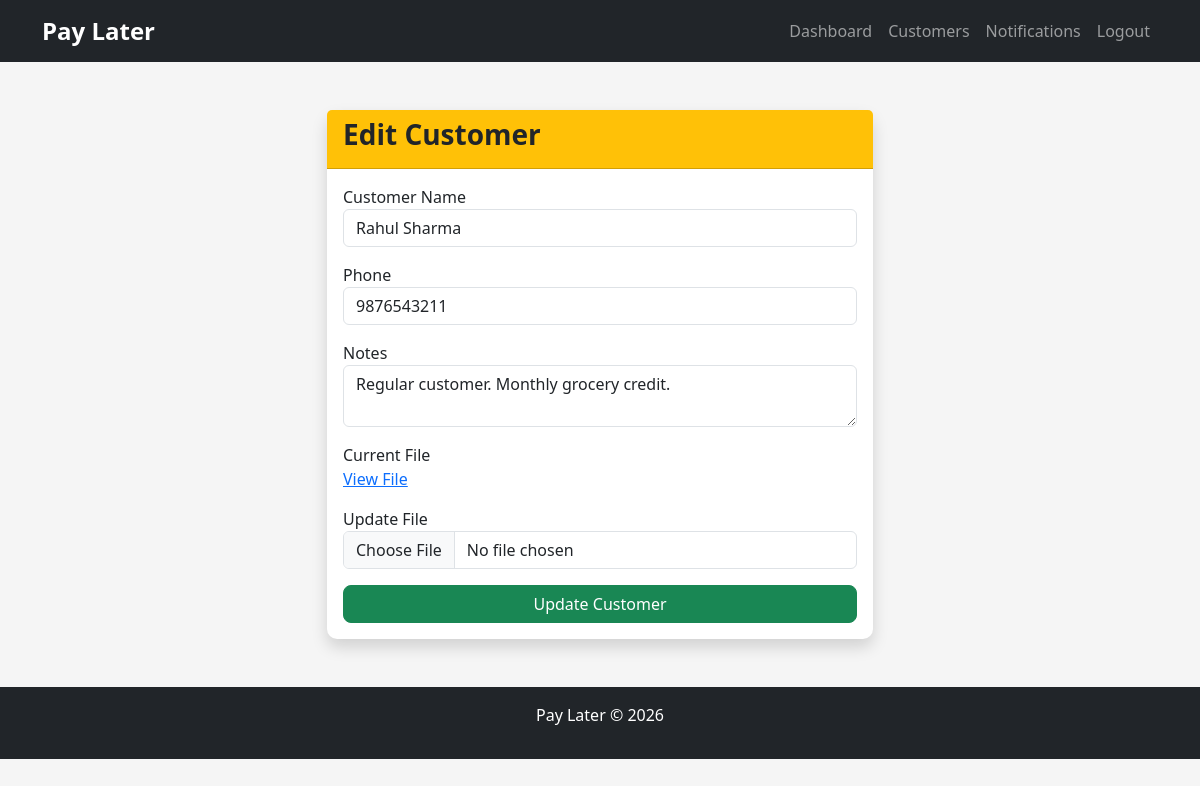
Screenshot of /edit-customer/1/ (signed in) with the database file from the repository.
### core/models.py (models this page shows, shortened)
class Customer(models.Model):
    merchant = models.ForeignKey(Merchant, on_delete=models.CASCADE)
    customer_name = models.CharField(max_length=150)
    phone = models.CharField(max_length=15)
    notes = models.TextField(blank=True, null=True)
    file = models.FileField(upload_to='customers/', blank=True, null=True)

### core/views.py (the view, shortened to what this page needs)
# urls.py: path('edit-customer/<int:id>/',views.edit_customer),
def edit_customer(request, id):
    merchant_id = request.session.get('merchant_id')
    if not merchant_id:
        return redirect('/login/')
    customer = Customer.objects.get(id=id)
    return render(request,
    'merchant/edit_customer.html',
    {'customer': customer})

### templates/merchant/edit_customer.html (shortened to what this page needs)
{% extends 'base.html' %}
{% block content %}
<div class="row justify-content-center">
    <div class="col-md-6">
        <div class="card shadow">
            <div class="card-header bg-warning">
                <h3>Edit Customer</h3>
            </div>
            <div class="card-body">
                <form method="POST"
                enctype="multipart/form-data">
                    <div class="mb-3">
                        <label>Customer Name</label>
                        <input type="text"
                        name="customer_name"
                        value="{{ customer.customer_name }}"
                        class="form-control"
                        required>
                    </div>
                    <div class="mb-3">
                        <label>Phone</label>
                        <input type="text"
                        name="phone"
                        value="{{ customer.phone }}"
                        class="form-control"
                        required>
                    </div>
                    <div class="mb-3">
                        <label>Notes</label>
                        <textarea name="notes"
                        class="form-control">{{ customer.notes }}</textarea>
                    </div>
                    <div class="mb-3">
                        <label>Current File</label>
                        <br>
                        {% if customer.file %}
                            <a href="{{ customer.file.url }}"
                            target="_blank">
                                View File
                            </a>
                        {% else %}
                            No File Uploaded
                        {% endif %}
                    </div>
                    <div class="mb-3">
                        <label>Update File</label>
                        <input type="file"
                        name="file"
                        class="form-control">
                    </div>
                    <button type="submit"
                    class="btn btn-success w-100">
                        Update Customer
                    </button>
                </form>
            </div>
        </div>
    </div>
</div>
{% endblock %}

### static/css/style.css (style rules this page uses)
body { background-color:#f5f5f5; }
.card { border:none; border-radius:10px; }
.card-header { font-weight:bold; }
.btn { border-radius:8px; }
h2, h3, h4 { font-weight:bold; }
.shadow { box-shadow:0px 0px 10px rgba(0,0,0,0.1); }

### rows the page displays
Customer: customer_name "Rahul Sharma", phone "9876543211", notes "Regular customer. Monthly grocery credit."
